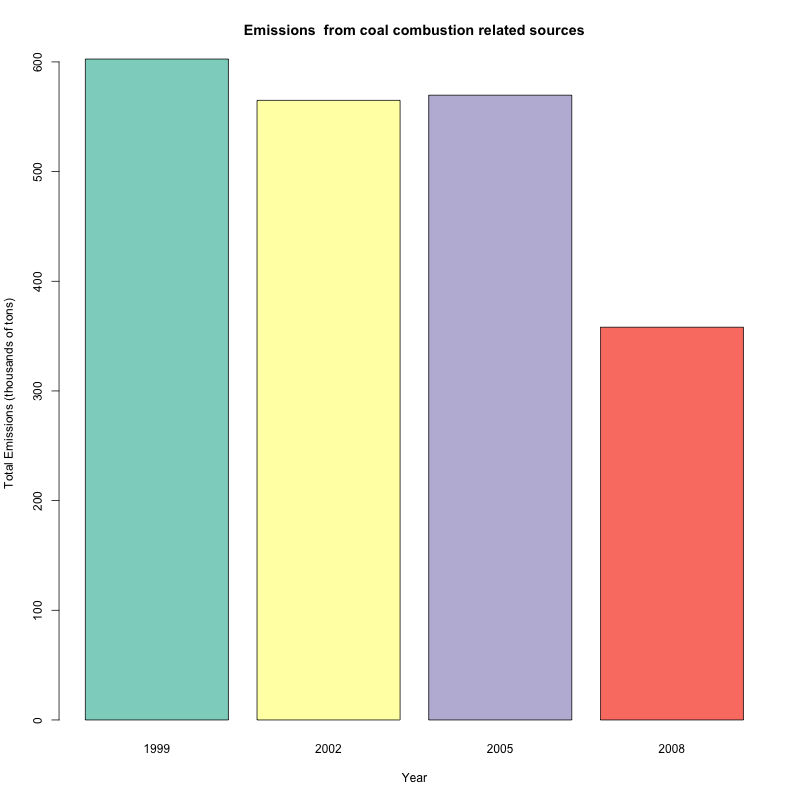

R code for this plot:
library(dplyr)

source("downloadFiles.R")

data <- mergedData %>%
  tbl_df() %>%
  group_by(year) %>%
  filter(grepl("[C,c]oal", Short.Name)) %>%
  select(year, Emissions) %>%
  summarise(
    Emissions = sum(Emissions)
  )

png("plot4.png", width=800, height = 800)

barplot(
  Emissions / 1000 ~ year,
  data = data,
  xlab = "Year",
  ylab = "Total Emissions (thousands of tons)",
  main = "Emissions  from coal combustion related sources",
  col = brewer.pal(length(data$year), "Set3"),
)

dev.off()